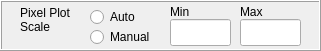
     <widget class="QFrame" name="frameScalePixelPlot_3">
      <property name="geometry">
       <rect>
        <x>650</x>
        <y>780</y>
        <width>321</width>
        <height>51</height>
       </rect>
      </property>
      <property name="frameShape">
       <enum>QFrame::Box</enum>
      </property>
      <property name="frameShadow">
       <enum>QFrame::Raised</enum>
      </property>
      <widget class="QRadioButton" name="radioButtonPixelAutoTripod">
       <property name="geometry">
        <rect>
         <x>90</x>
         <y>6</y>
         <width>61</width>
         <height>22</height>
        </rect>
       </property>
       <property name="text">
        <string>Auto</string>
       </property>
      </widget>
      <widget class="QRadioButton" name="radioButtonPixelManualTripod">
       <property name="geometry">
        <rect>
         <x>90</x>
         <y>26</y>
         <width>81</width>
         <height>22</height>
        </rect>
       </property>
       <property name="text">
        <string>Manual</string>
       </property>
      </widget>
      <widget class="QLineEdit" name="lineEditPixelMinTripod">
       <property name="geometry">
        <rect>
         <x>170</x>
         <y>19</y>
         <width>61</width>
         <height>27</height>
        </rect>
       </property>
      </widget>
      <widget class="QLabel" name="label_100">
       <property name="geometry">
        <rect>
         <x>170</x>
         <y>3</y>
         <width>51</width>
         <height>17</height>
        </rect>
       </property>
       <property name="text">
        <string>Min</string>
       </property>
      </widget>
      <widget class="QLabel" name="label_101">
       <property name="geometry">
        <rect>
         <x>240</x>
         <y>3</y>
         <width>51</width>
         <height>17</height>
        </rect>
       </property>
       <property name="text">
        <string>Max</string>
       </property>
      </widget>
      <widget class="QLineEdit" name="lineEditPixelMaxTripod">
       <property name="geometry">
        <rect>
         <x>240</x>
         <y>19</y>
         <width>61</width>
         <height>27</height>
        </rect>
       </property>
      </widget>
      <widget class="QLabel" name="label_102">
       <property name="geometry">
        <rect>
         <x>20</x>
         <y>4</y>
         <width>61</width>
         <height>31</height>
        </rect>
       </property>
       <property name="text">
        <string>Pixel Plot Scale</string>
       </property>
       <property name="wordWrap">
        <bool>true</bool>
       </property>
      </widget>
      <zorder>radioButtonPixelAutoTripod</zorder>
      <zorder>radioButtonPixelManualTripod</zorder>
      <zorder>label_100</zorder>
      <zorder>label_101</zorder>
      <zorder>lineEditPixelMaxTripod</zorder>
      <zorder>label_102</zorder>
      <zorder>lineEditPixelMinTripod</zorder>
     </widget>
